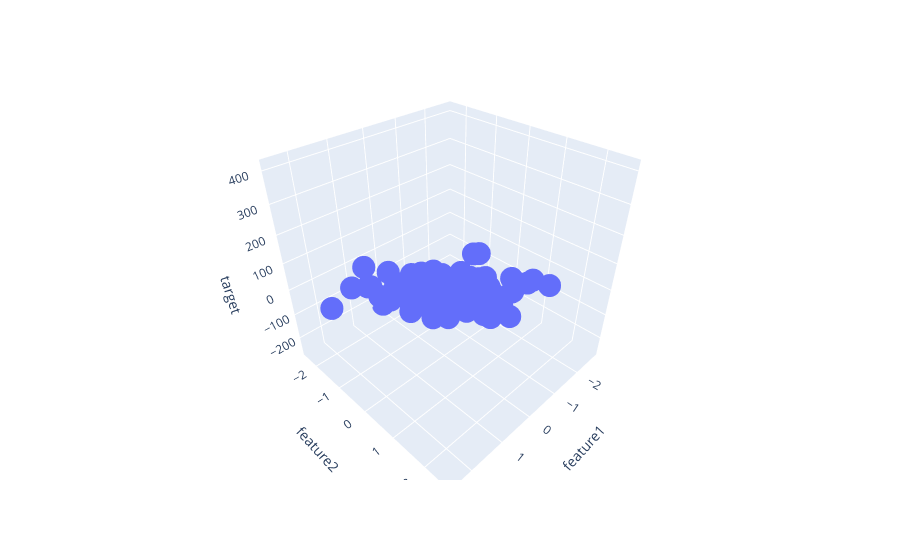

Write notebook code for a chart like this one.
### Code cell
fig = px.scatter_3d(df, x='feature1', y='feature2', z='target')
fig.show()
